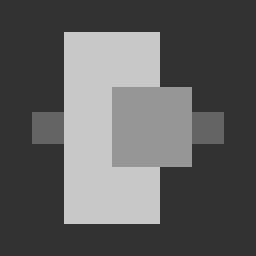
#> input picture Lab4/imgs-P4/cuadros.png, 256 x 256 px, found by its file name
$ python p4.py
#> lines starting #> are read from the running program, lines starting #| are printed output that depends on the picture
from PIL import Image, ImageDraw
import numpy as np
import matplotlib.pyplot as plt
from scipy.ndimage import filters
import glob
import sys

from skimage import feature
from skimage.transform import hough_line, hough_line_peaks  # , probabilistic_hough_line

from scipy import ndimage as ndi
from copy import deepcopy
import math

sys.path.append("Lab1/")
import visualPercepUtils as vpu

bLecturerVersion=False
# [7 lines of commented-out code are left out]
# [42 lines left out: functions convolveSobel, testSobel, testCanny, testHough, findPeaks, not called in this run]


# -----------------
# Test image files
# -----------------
path_input = './Lab4/imgs-P4/'
path_output = './Lab4/imgs-out-P4/'
bAllFiles = False
if bAllFiles:
    files = glob.glob(path_input + "*.p??")
else:
    files = [path_input + 'cuadros.png']  # cuadros, lena

# --------------------
# Tests to perform
# --------------------
bAllTests = False
if bAllTests:
    tests = ['testSobel', 'testCanny', 'testHough']
else:
    tests = ['testHough']
    #tests = ['testCanny']
    #tests = ['testHough']
    #tests = ['testCannyForValues']

# -------------------------------------------------------------------
# Dictionary of user-friendly names for each function ("test") name
# -------------------------------------------------------------------

nameTests = {'testSobel': 'Detector de Sobel',
             'testCanny': 'Detector de Canny',
             'testHough': 'Transformada de Hough'}

bAddNoise = True
bRotate = True

# -----------------------
# Salt & pepper noise
# -----------------------

# [47 lines left out: functions addSPNoise, testCannyForValues, not called in this run]

rotation = 45

# [7 lines left out: function doHoughWithRotations, not called in this run]

# -----------------------
# Exercise 4
# -----------------------
def HOG(im, nbins):
    # Compute the gradients
#> called with nbins = 9
    gx = filters.sobel(im, 1)
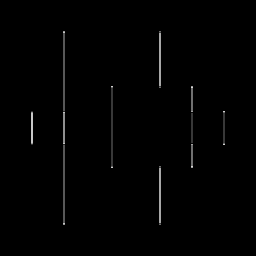
#> gx: shape (256, 256); min 0, max 212, mean 1.8
    gy = filters.sobel(im, 0)
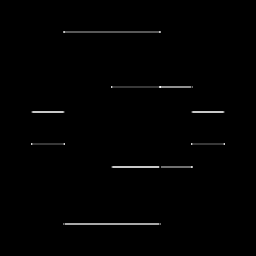
#> gy: shape (256, 256); min 0, max 250, mean 1.9
    # Compute the magnitude and the angle
    magnitude = np.sqrt(gx**2 + gy**2)
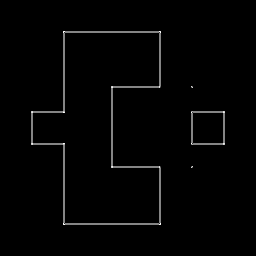
#> magnitude: shape (256, 256) float16; min 0, max 15.23, mean 0.216; drawn with min black and max white
    angle = np.arctan2(gy, gx) * 180 / np.pi
    angle[angle < 0] += 180
    # Create the histogram
    hog_descriptor = np.zeros(nbins)
    for i in range(im.shape[0]):
        for j in range(im.shape[1]):
            bin = int(angle[i, j] / 20)
            hog_descriptor[bin] += magnitude[i, j]
#> after the loop, hog_descriptor = [7001.2, 265.7, 264.2, 166.6, 6436.1, 0, 0, 0, 0]
    return hog_descriptor


def doTestHOG():
    nbins = 9
    for file in files:
        # Load the image
        im = np.array(Image.open(file).convert('L'))
        # Compute the HOG
        hog_descriptor = HOG(im, nbins)
#> hog_descriptor = [7001.2, 265.7, 264.2, 166.6, 6436.1, 0, 0, 0, 0]
        plt.bar(range(nbins), hog_descriptor, width=0.5, edgecolor='black')
        plt.xticks(range(nbins), labels=range(0, 180, 20))
        plt.xlabel('Orientation bins')
        plt.ylabel('Magnitude')
        plt.title('Histogram of Oriented Gradients')
        plt.show()
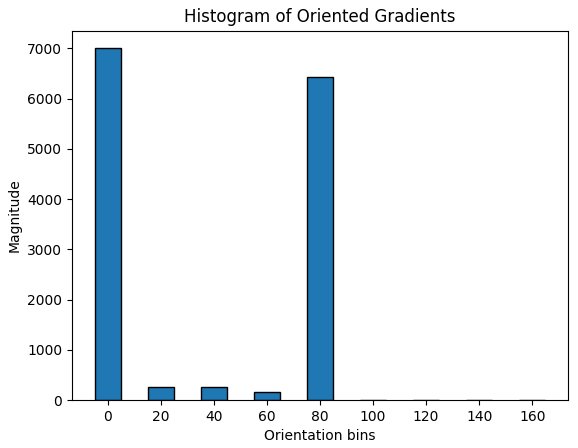
#> figure drawn by matplotlib, 1 panel; tallest bar 7001.2 high, from x = -0.25 to 0.25


# [44 lines left out: function doTests, not called in this run]


if __name__ == "__main__":
    #doTests()
    #doHoughWithRotations()
    doTestHOG()
